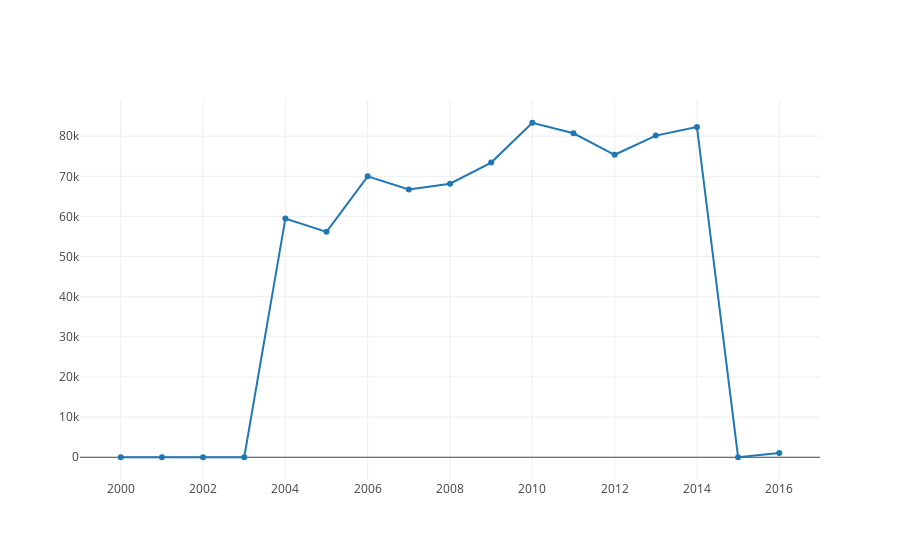

The notebook cell saved with this chart:
### Markdown cell above
### PFDs by year

### Code cell
d = pfd.groupby(['CalendarYear']).size()
plotly.iplot([{"x": d.index, "y": d}])

### Figure 1 — Plotly figure (JSON) as saved in the notebook; plotly's stock layout.template omitted (floating-point values rounded to 4 significant figures)
{"data": [{"x": [2000, 2001, 2002, 2003, 2004, 2005, 2006, 2007, 2008, 2009, 2010, 2011, 2012, 2013, 2014, 2015, 2016], "y": [2, 2, 1, 4, 59499, 56157, 69987, 66737, 68158, 73424, 83342, 80714, 75364, 80145, 82300, 30, 1035]}], "layout": {}}
